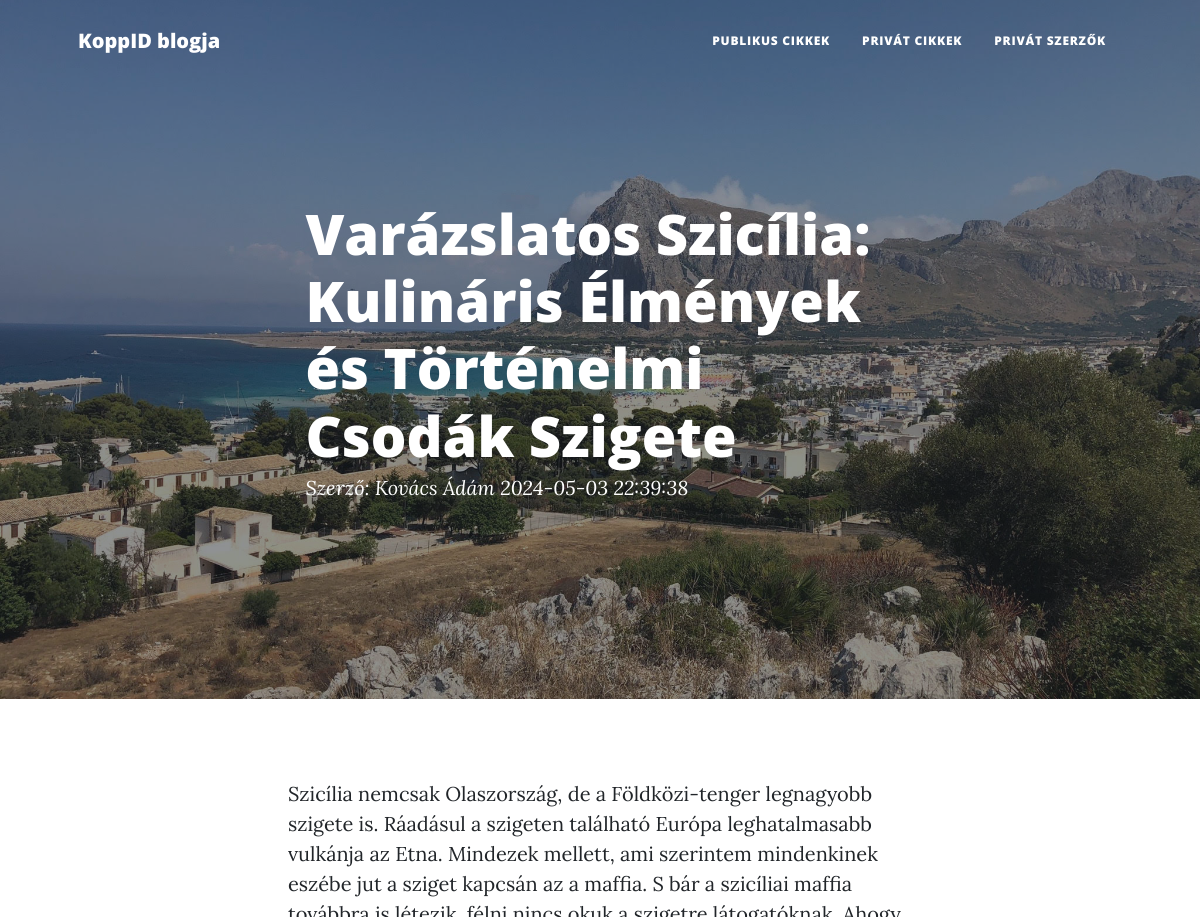
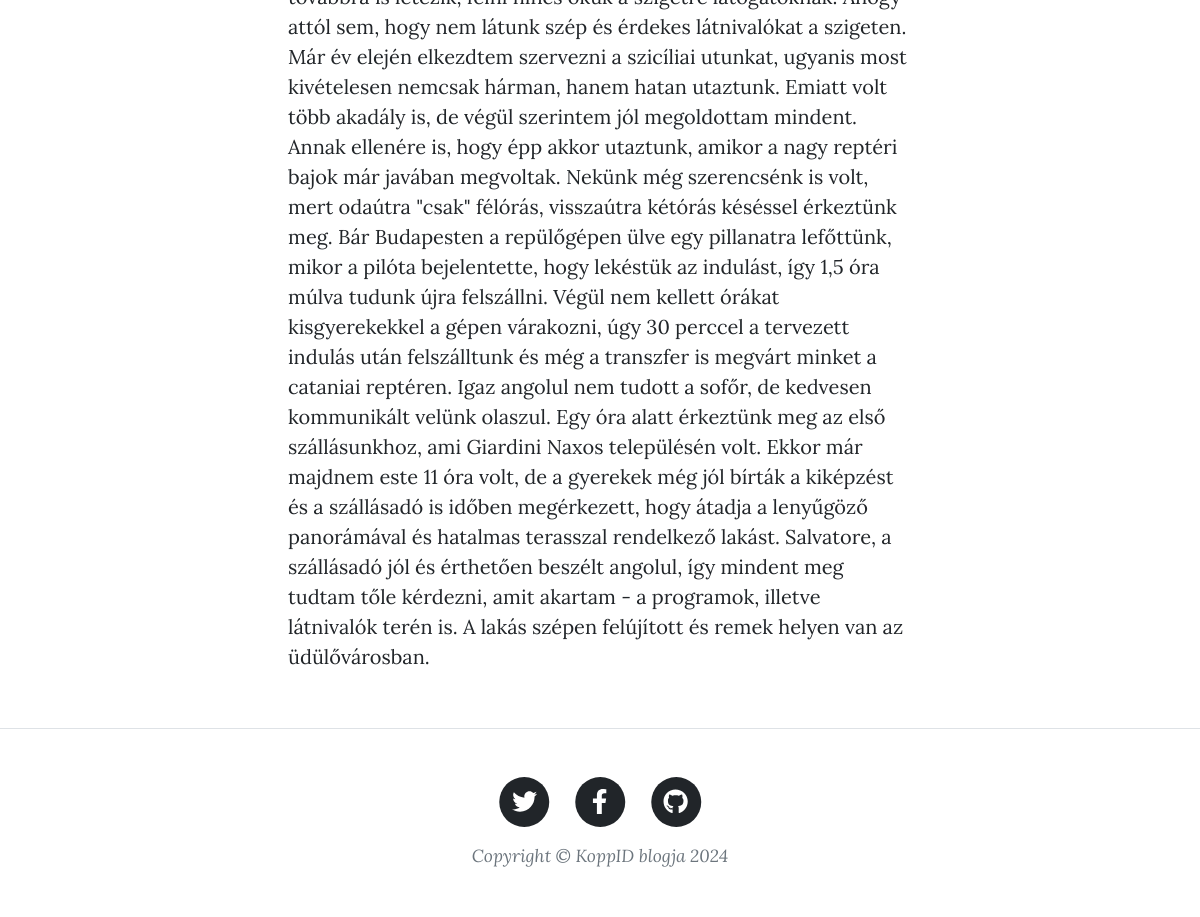
Page /post.php?id=34 on the committed database (2 pictures, top to bottom).
### tables this page shows
CREATE TABLE `post` (
  `id` int(11) NOT NULL,
  `author_id` int(11) NOT NULL,
  `image_id` int(11) NOT NULL,
  `title` varchar(255) NOT NULL,
  `content` text NOT NULL,
  `published_at` date NOT NULL,
  `created_at` datetime NOT NULL,
  `updated_at` datetime DEFAULT NULL
);

CREATE TABLE `images` (
  `id` int(11) NOT NULL,
  `name` text NOT NULL,
  `original_name` text NOT NULL,
  `extension` varchar(5) NOT NULL,
  `size` int(11) UNSIGNED NOT NULL,
  `created_at` datetime NOT NULL
);

CREATE TABLE `author` (
  `id` int(11) NOT NULL,
  `name` varchar(255) NOT NULL,
  `status` varchar(255) NOT NULL,
  `email` varchar(100) NOT NULL,
  `password` varchar(255) NOT NULL,
  `created_at` datetime NOT NULL DEFAULT current_timestamp(),
  `updated_at` datetime NOT NULL DEFAULT current_timestamp()
);

### Helpers/functions.php (called while the page is built, shortened)
<?php
if (!function_exists('view')) {
    function view($view, $data = [])
    {
        extract($data);
        include_once BASE_PATH . '/Templates/common/header.view.php';
        include_once BASE_PATH . '/Templates/common/navbar.view.php';
        include_once BASE_PATH . '/Templates/' . $view . '.view.php';
        include_once BASE_PATH . '/Templates/common/footer.view.php';
    }
}

### Controllers/PublicPostController.php (called while the page is built, shortened)
<?php
require_once REPOSITORY_PATH . '/PostRepository.php';
class PublicPostController
{
    private $postRepository;
    public function __construct()
    {
        $this->postRepository = new PostRepository();
    }
    public function show($id)
    {
        $article = $this->postRepository->getArticleById($id);
        return view('public/post', ['article' => $article]);
    }
}

### post.php (called while the page is built, shortened)
<?php
require_once CONTROLLER_PATH . '/PublicPostController.php';
$controller = new PublicPostController();
$id = $_GET['id'];
$controller->show($id);

### Repositories/Repository.php (called while the page is built, shortened)
<?php
class Repository
{
    public function __construct()
    {
        $connString = sprintf('mysql:host=%s;dbname=%s;charset=%s', DB_HOST, DB_DATABASE, DB_CHARSET);
        $this->conn = new \PDO($connString, DB_USER, DB_PASS);
        $this->returnType = \PDO::FETCH_ASSOC;
    }
}

### Repositories/PostRepository.php (called while the page is built, shortened)
<?php
require_once REPOSITORY_PATH . '/Repository.php';
class PostRepository extends Repository
{
    public function getArticleById($id)
    {
        $query = "SELECT `post`.*, `author`.`name` AS `author_name`, `images`.`name` AS `image_name`, `images`.`extension` AS `image_extension`
        FROM `post`
        JOIN `author` ON `post`.`author_id` = `author`.`id`
        JOIN `images` ON `post`.`image_id` = `images`.`id`
        WHERE `post`.`id` = :id";
        $stmt = $this->conn->prepare($query);
        $stmt->bindParam(':id', $id);
        $stmt->execute();
        return $stmt->fetch($this->returnType);
    }
}

### Templates/public/post.view.php (the view)
<header class="masthead"
    style="background-image: url('<?= BASE_URL ?>/uploads/<?= $article['image_name'] . '.' . $article['image_extension'] ?>'); background-size: cover;">
    <div class="container position-relative px-4 px-lg-5">
        <div class="row gx-4 gx-lg-5 justify-content-center">
            <div class="col-md-10 col-lg-8 col-xl-7">
                <div class="post-heading">
                    <h1><?= $article['title'] ?></h1>
                    <span class="meta">
                        Szerző:
                        <a href="#!"><?= $article['author_name'] ?></a>
                        <?= $article['created_at'] ?>
                    </span>
                </div>
            </div>
        </div>
    </div>
</header>
<article class="mb-4">
    <div class="container-fluid px-4 px-lg-5">
        <div class="row gx-4 gx-lg-5 justify-content-center">
            <div class="col-md-10 col-lg-8 col-xl-7">
                <p><?= $article['content'] ?></p>
            </div>
        </div>
    </div>
</article>

### rows in the picture
post: image.name (picture), title "Varázslatos Szicília: Kulináris Élmények és Történelmi Csodák Szigete", author.name "Kovács Ádám", created_at "2024-05-03 22:39:38", content "Szicília nemcsak Olaszország, de a Földközi-tenger legnagyobb szigete is. Ráadásul a szigeten található Európa leghatalmasabb vulkánja az Etna. Mindezek mellett, ami szerintem mindenkinek eszébe jut a sziget kapcsán az a maffia. S bár a szicíliai maffia továbbra is létezik, félni nincs okuk a szigetre látogatóknak. Ahogy attól sem, hogy nem látunk szép és érdekes látnivalókat a szigeten. Már év elején elkezdtem szervezni a szicíliai utunkat, ugyanis most kivételesen nemcsak hárman, hanem hatan utaztunk. Emiatt volt több akadály is, de végül szerintem jól megoldottam mindent. Annak ellenére is, hogy épp akkor utaztunk, amikor a nagy reptéri bajok már javában megvoltak. Nekünk még szerencsénk…"
